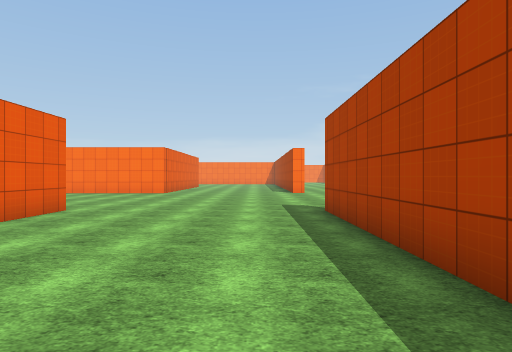
[1] (above)

24 first-person views from a walk through a Unity game level. The camera is 1.5 m above the floor, looks level and sees 75° across. The floor is counted in squares, 2 m on a side. Each view is taken from the middle of a square. On the plan, view 1 faces up. The plan holds only what a view shows up to about 11 squares ahead; the rest is blank. The place goes on beyond the plan. Surface patterns are stand-ins for the level's own textures.

[2]
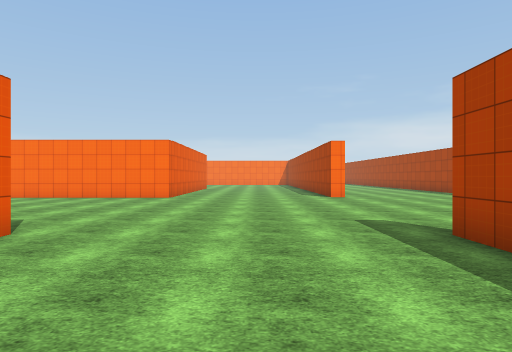

[3]
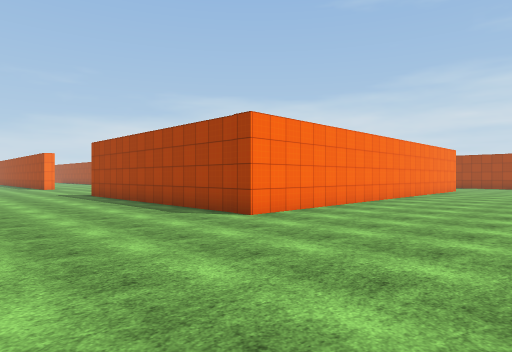

[4]
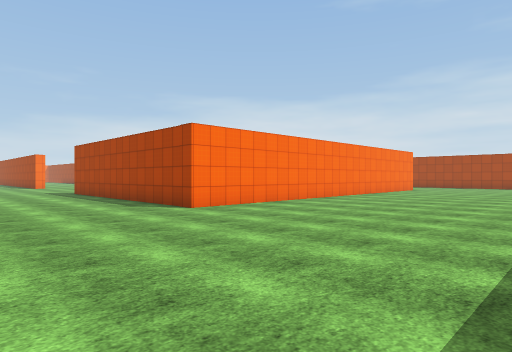

[5]
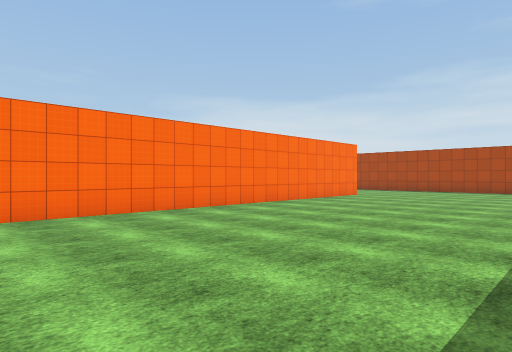

[6]
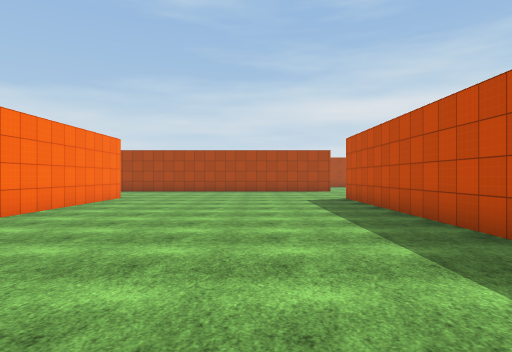

[7]
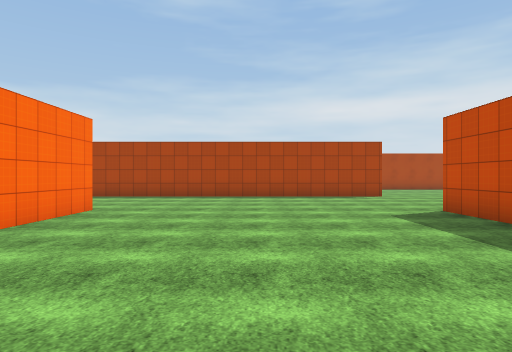

[8]
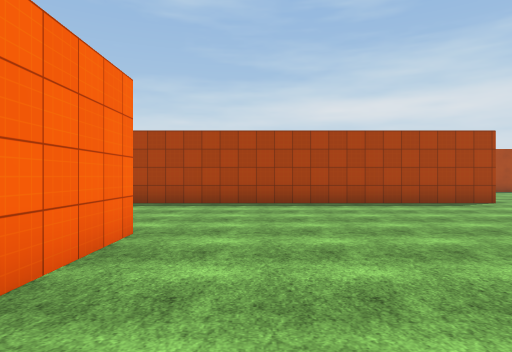

[9]
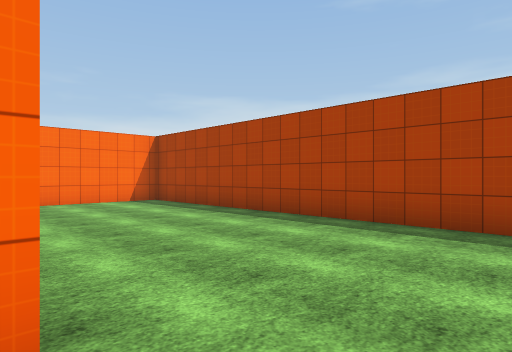

[10]
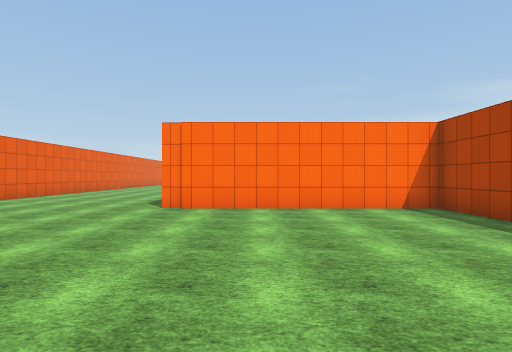

[11]
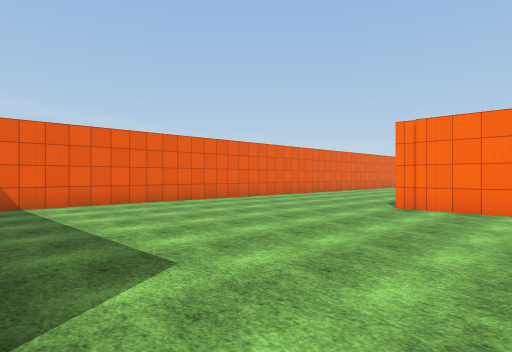

[12]
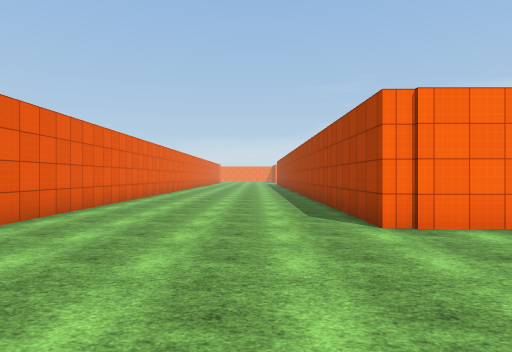

[13]
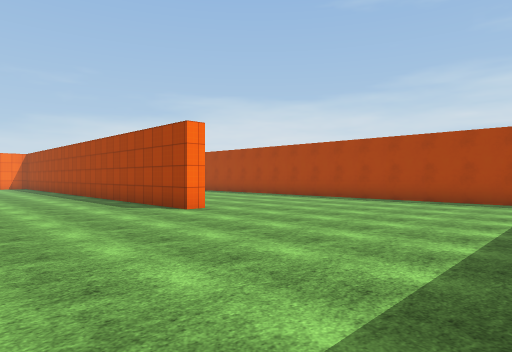

[14]
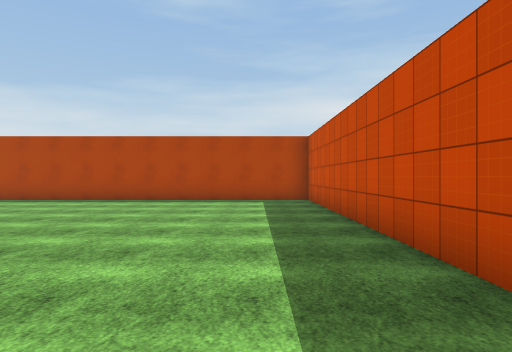

[15]
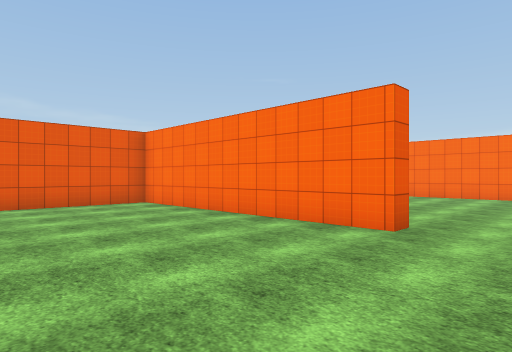

[16]
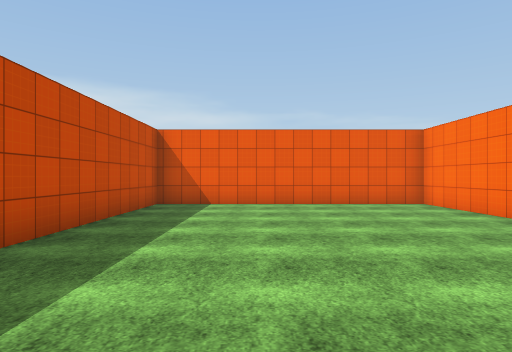

[17]
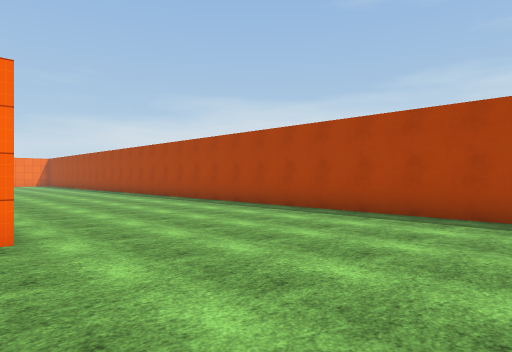

[18]
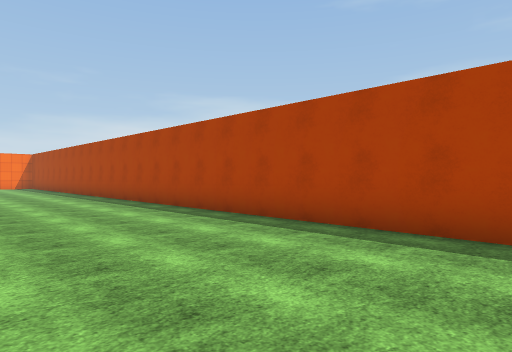

[19]
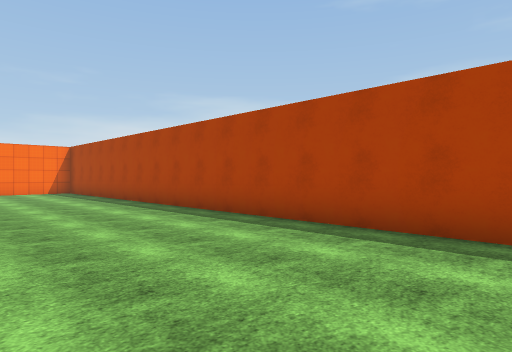

[20]
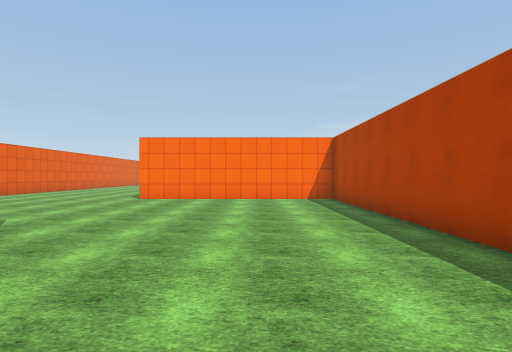

[21]
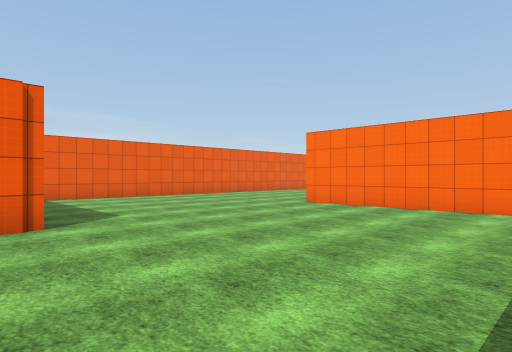

[22]
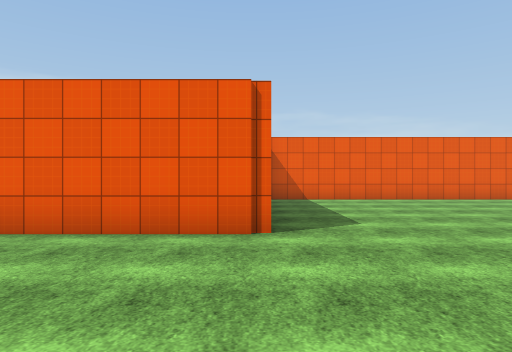

[23]
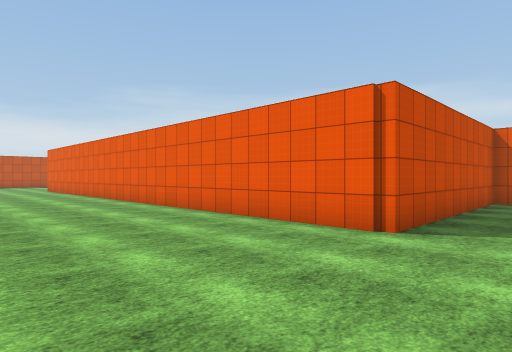

[24]
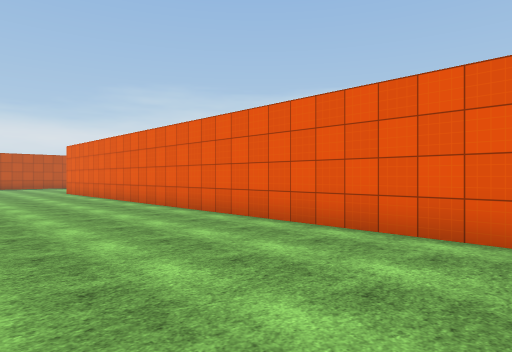

### Floor plan
Points are (right, up) in squares from view 1. A wall is a line through its corners. A room is listed if a view was taken in it or the views show most of it. See-through windows are left out.
Room 1 (views 1, 2, 3, 4, 5, 6, 7, 8, 9, 10, 11, 12, 13, 14, 15, 16, 17, 18, 19, 20, 21, 22, 23, 24)
walls: (7.9, -9) (15.1, -9) (15.1, -9.5) (8.1, -9.5) (8.1, -16.7) (13.6, -16.7); (15.4, -1.4) (1.5, -1.4) (1.5, 7.2); (-4.1, 7.4) (-4.1, 5.4); (8.1, 13) (8.1, 0.1); (20.8, -9.5) (20.2, -9.5) (20.2, 6.7) (13.8, 6.7) (13.8, 13); (14.3, 14.5) (14.3, 7.2) (20.7, 7.2) (20.7, -5.2); (18.1, -16.7) (26.5, -16.7) (26.5, 13.9) (20.1, 13.9)

Positions as (right, up) in squares from view 1, and headings:
1: (0, 0), facing up
2: (-1, 3), facing up
3: (-3, -6), facing up-right
4: (-3, -8), facing up-right
5: (3, -8), facing up-right
6: (4, -6), facing right
7: (8, -5), facing right
8: (11, -3), facing right
9: (15, -3), facing up-right
10: (16, -1), facing up
11: (17, -1), facing up-left
12: (12, 2), facing up
13: (16, -16), facing up-right
14: (16, -15), facing right
15: (17, -14), facing up-left
16: (17, -14), facing left
17: (20, -14), facing up-right
18: (22, -9), facing up-right
19: (22, -2), facing up-right
20: (24, 3), facing up
21: (26, 6), facing up-left
22: (25, 7), facing left
23: (25, 9), facing down-left
24: (25, 6), facing down-left
